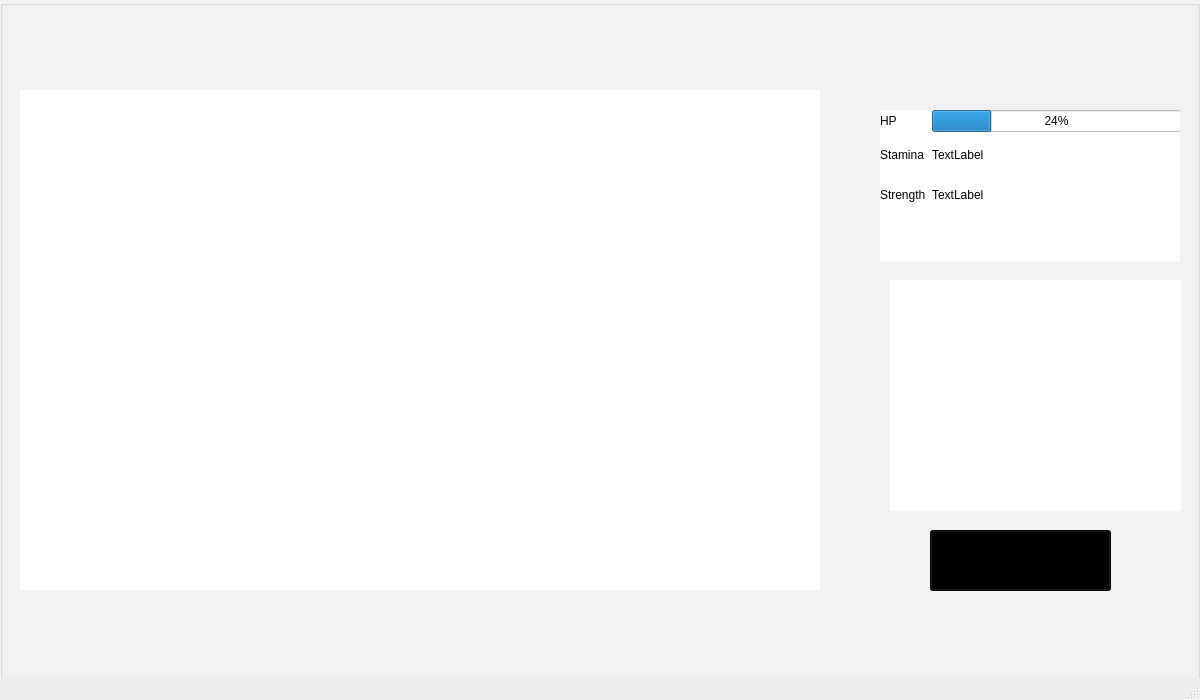
<?xml version="1.0" encoding="UTF-8"?>
<ui version="4.0">
 <class>MainWindow</class>
 <widget class="QMainWindow" name="MainWindow">
  <property name="geometry">
   <rect>
    <x>0</x>
    <y>0</y>
    <width>1200</width>
    <height>700</height>
   </rect>
  </property>
  <property name="windowTitle">
   <string>MainWindow</string>
  </property>
  <widget class="QWidget" name="centralwidget">
   <widget class="QGroupBox" name="groupBox">
    <property name="geometry">
     <rect>
      <x>0</x>
      <y>0</y>
      <width>1200</width>
      <height>700</height>
     </rect>
    </property>
    <property name="styleSheet">
     <string notr="true">background-color: rgb(255, 255, 255);</string>
    </property>
    <property name="title">
     <string/>
    </property>
    <widget class="QWidget" name="widget" native="true">
     <property name="geometry">
      <rect>
       <x>20</x>
       <y>90</y>
       <width>800</width>
       <height>500</height>
      </rect>
     </property>
     <property name="autoFillBackground">
      <bool>false</bool>
     </property>
     <widget class="QWidget" name="gridLayoutWidget">
      <property name="geometry">
       <rect>
        <x>0</x>
        <y>0</y>
        <width>1202</width>
        <height>702</height>
       </rect>
      </property>
      <layout class="QGridLayout" name="gridLayout"/>
     </widget>
    </widget>
    <widget class="QWidget" name="widget_2" native="true">
     <property name="geometry">
      <rect>
       <x>890</x>
       <y>280</y>
       <width>291</width>
       <height>231</height>
      </rect>
     </property>
     <property name="autoFillBackground">
      <bool>false</bool>
     </property>
     <widget class="QWidget" name="gridLayoutWidget_2">
      <property name="geometry">
       <rect>
        <x>20</x>
        <y>20</y>
        <width>251</width>
        <height>191</height>
       </rect>
      </property>
      <layout class="QGridLayout" name="gridLayout_2"/>
     </widget>
    </widget>
    <widget class="QLabel" name="label">
     <property name="geometry">
      <rect>
       <x>0</x>
       <y>-10</y>
       <width>1200</width>
       <height>700</height>
      </rect>
     </property>
     <property name="styleSheet">
      <string notr="true">background-color: rgb(0, 0, 0,10);</string>
     </property>
     <property name="text">
      <string/>
     </property>
     <property name="pixmap">
      <pixmap>../textures/bloody_frame.png</pixmap>
     </property>
     <property name="scaledContents">
      <bool>true</bool>
     </property>
    </widget>
    <widget class="QWidget" name="widget_3" native="true">
     <property name="geometry">
      <rect>
       <x>880</x>
       <y>110</y>
       <width>300</width>
       <height>151</height>
      </rect>
     </property>
     <property name="autoFillBackground">
      <bool>false</bool>
     </property>
     <widget class="QWidget" name="gridLayoutWidget_3">
      <property name="geometry">
       <rect>
        <x>0</x>
        <y>0</y>
        <width>301</width>
        <height>101</height>
       </rect>
      </property>
      <layout class="QGridLayout" name="gridLayout_3">
       <item row="0" column="1">
        <widget class="QProgressBar" name="progressBar">
         <property name="value">
          <number>24</number>
         </property>
        </widget>
       </item>
       <item row="0" column="0">
        <widget class="QLabel" name="HPLabel">
         <property name="enabled">
          <bool>true</bool>
         </property>
         <property name="text">
          <string>HP</string>
         </property>
        </widget>
       </item>
       <item row="1" column="0">
        <widget class="QLabel" name="StaminaLabel">
         <property name="text">
          <string>Stamina</string>
         </property>
        </widget>
       </item>
       <item row="2" column="0">
        <widget class="QLabel" name="StrengthLabel">
         <property name="text">
          <string>Strength</string>
         </property>
        </widget>
       </item>
       <item row="1" column="1">
        <widget class="QLabel" name="StaWertLabel">
         <property name="text">
          <string>TextLabel</string>
         </property>
        </widget>
       </item>
       <item row="2" column="1">
        <widget class="QLabel" name="StreWertLabel">
         <property name="text">
          <string>TextLabel</string>
         </property>
        </widget>
       </item>
      </layout>
     </widget>
    </widget>
    <widget class="QPushButton" name="SaveButton">
     <property name="geometry">
      <rect>
       <x>930</x>
       <y>530</y>
       <width>181</width>
       <height>61</height>
      </rect>
     </property>
     <property name="styleSheet">
      <string notr="true">background-color: rgb(0, 0, 0);</string>
     </property>
     <property name="text">
      <string>SAVE</string>
     </property>
    </widget>
    <zorder>label</zorder>
    <zorder>widget</zorder>
    <zorder>widget_2</zorder>
    <zorder>widget_3</zorder>
    <zorder>SaveButton</zorder>
   </widget>
   <widget class="QLabel" name="label_2">
    <property name="geometry">
     <rect>
      <x>0</x>
      <y>0</y>
      <width>1200</width>
      <height>700</height>
     </rect>
    </property>
    <property name="text">
     <string/>
    </property>
   </widget>
   <zorder>label_2</zorder>
   <zorder>groupBox</zorder>
  </widget>
  <widget class="QStatusBar" name="statusbar"/>
 </widget>
 <resources/>
 <connections/>
</ui>
